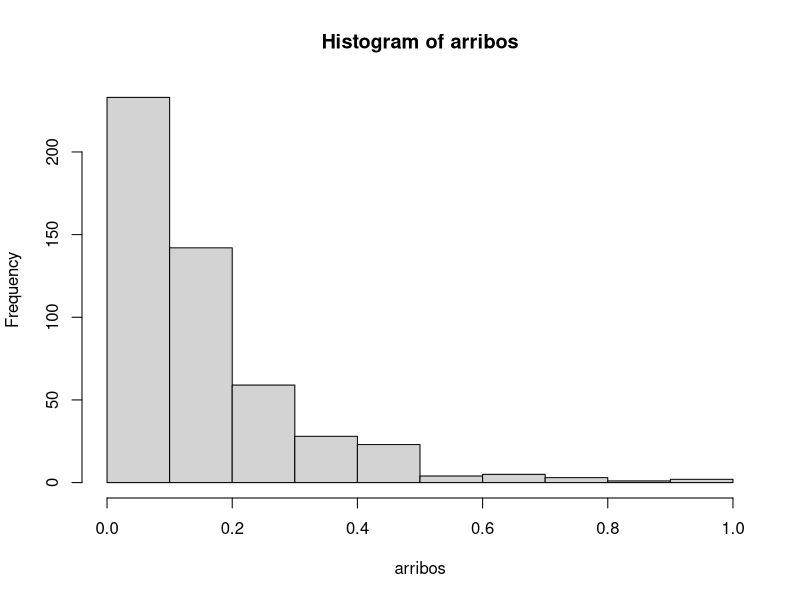
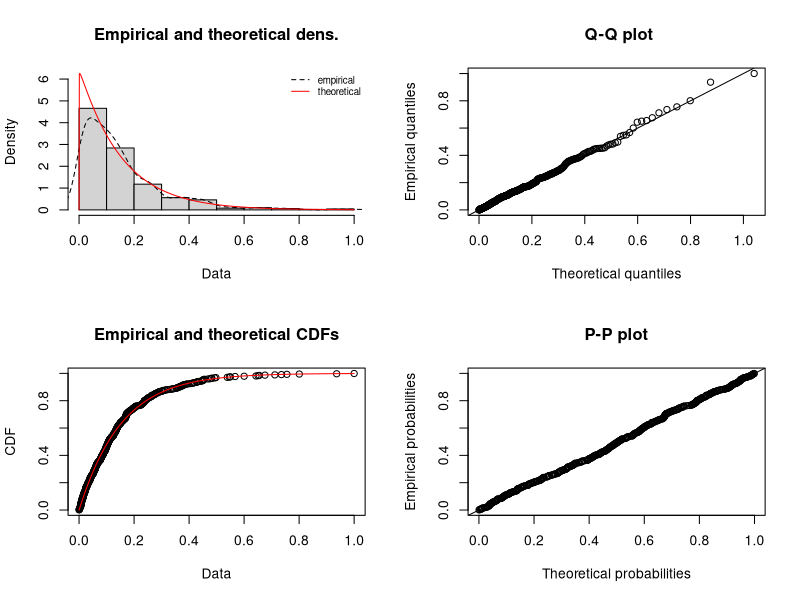

These charts were generated, in order, by the following R code:
# Import de la libreria
library(fitdistrplus)
# Lectura de los CSV
tiempos_arribo <- read.csv("tiempo_arribo.csv")
arribos_mean <- mean(tiempos_arribo$x)
print(arribos_mean)
print(sqrt(var(tiempos_arribo$x))/arribos_mean)
# Normalizacion de los datos entre [0, 1]
arribos = tiempos_arribo$x / max(tiempos_arribo$x)
# Graficación de los histogramas
hist(arribos, plot=TRUE)
# Obtencion de los parametros para "gamma"
ans_arribos <- fitdist(arribos, distr = "gamma", method = "mle")
plot(ans_arribos, demp = TRUE)
print(ans_arribos$estimate)
